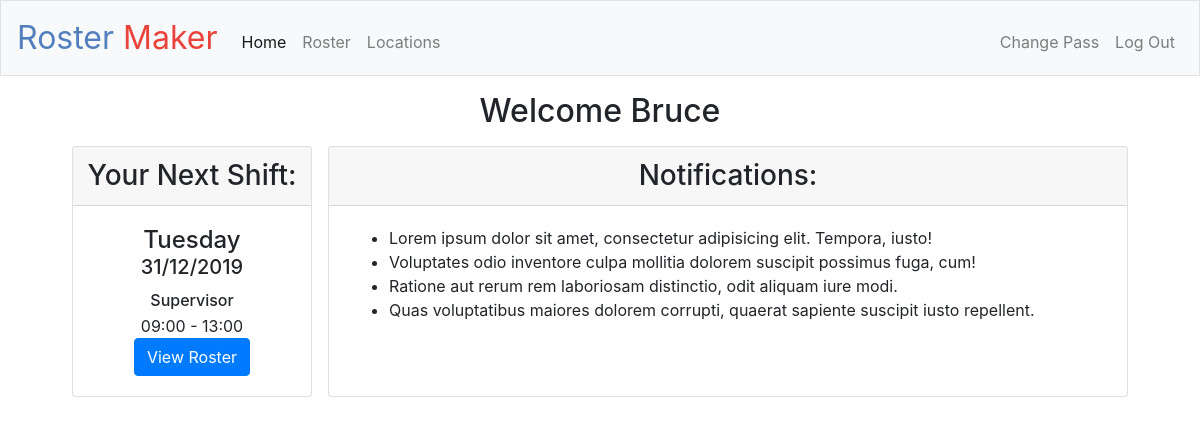
The app's page / (signed in) with its own data.
### rostermaker/models.py (models this page shows, shortened)
class Shift(db.Model):
    shift_id = db.Column(db.Integer, primary_key=True)
    date = db.Column(db.DateTime, nullable = False)
    start_time = db.Column(db.String(5), nullable=False)
    end_time = db.Column(db.String(5), nullable=False)
    location = db.Column(db.String(50), nullable=False)
    user_id = db.Column(db.Integer, db.ForeignKey('user.id'), nullable=False)
    sbreak = db.Column(db.String(5), default=None)

### rostermaker/routes.py (the view)
@app.route("/")
@login_required
def index():
    tz = timezone('Australia/Sydney')
    date = datetime.now(tz).date()
    next_shift = Shift.query.filter(Shift.user_id == session["user_id"], Shift.date >= date).first()
    if next_shift:
        shift = next_shift.__dict__
        date = shift["date"]
        shift["datePretty"] = date.strftime("%d/%m/%Y")
        shift["day"] = date.strftime("%A")
    else:
        shift = None
    return render_template("index.html", shift=shift)

### rostermaker/__init__.py (called while the page is built)
@app.after_request
def after_request(response):
    response.headers["Cache-Control"] = "no-cache, no-store, must-revalidate"
    response.headers["Expires"] = 0
    response.headers["Pragma"] = "no-cache"
    return response

### rostermaker/helpers.py (called while the page is built)
def login_required(f):
    @wraps(f)
    def decorated_function(*args, **kwargs):
        if session.get("user_id") is None:
            return redirect("/login")
        return f(*args, **kwargs)
    return decorated_function

### rostermaker/templates/index.html (shortened to what this page needs)
{% extends "layout.html" %}
{% block scripts %}
    <link rel="stylesheet" href="/static/index.css"/>
{% endblock %}
{% block main %}
    <h2>Welcome {{ session.user_real_name }}</h2>
    <div class="d-flex flex-wrap justify-content-center">
        <div class="card m-2" id="nextShift">
            <h3 class="card-header px-2">Your Next Shift:</h3>
            <div class="card-body">
                {% if shift %}
                    <h4 class="card-title m-0">{{ shift["day"] }}</h4>
                    <h5 class="card-title">{{ shift["datePretty"] }}</h5>
                    <h6 class="card-text mb-1">{{ shift["location"]|title }}</h6>
                    <p class="card-text mb-0">{{ shift["start_time"] }} - {{ shift["end_time"] }}</p>
                    <a href="/roster" class="btn btn-primary">View Roster</a>
                {% else %}
                    <p class="card-text">You have no rostered shifts.</p>
                {% endif %}
            </div>
        </div>
        <div class="card m-2" id="notificationBox">
            <h3 class="card-header">Notifications:</h3>
            <div class="card-body text-left">
                <ul class="generic-list">
                    <li class="item">Lorem ipsum dolor sit amet, consectetur adipisicing elit. Tempora, iusto!</li>
                    <li class="item">Voluptates odio inventore culpa mollitia dolorem suscipit possimus fuga, cum!</li>
                    <li class="item">Ratione aut rerum rem laboriosam distinctio, odit aliquam iure modi.</li>
                    <li class="item">Quas voluptatibus maiores dolorem corrupti, quaerat sapiente suscipit iusto repellent.</li>
                </ul>
            </div>
        </div>
    </div>
{% endblock %}

### rostermaker/static/index.css (style rules this page uses)
#nextShift { width: 240px; }
#notificationBox { width: 100%; width: -webkit-calc(100% - 240px - 32px); width: -moz-calc(100% - 240px - 32px); width: calc(100% - 240px - 32px); max-width: 800px; }

### records on screen
Shift: location "Supervisor", start_time "09:00", end_time "13:00"

### other values on screen
{{ session.user_real_name }} "Bruce"
{{ shift["day"] }} "Tuesday"
{{ shift["datePretty"] }} "31/12/2019"
